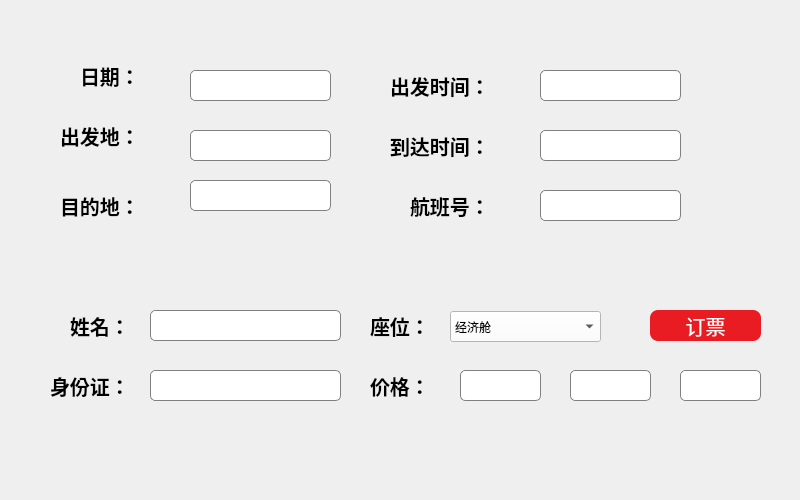
<?xml version="1.0" encoding="UTF-8"?>
<ui version="4.0">
 <class>book</class>
 <widget class="QWidget" name="book">
  <property name="geometry">
   <rect>
    <x>0</x>
    <y>0</y>
    <width>800</width>
    <height>500</height>
   </rect>
  </property>
  <property name="windowTitle">
   <string>订票</string>
  </property>
  <widget class="QLabel" name="label_2">
   <property name="geometry">
    <rect>
     <x>410</x>
     <y>190</y>
     <width>91</width>
     <height>31</height>
    </rect>
   </property>
   <property name="font">
    <font>
     <family>幼圆</family>
     <pointsize>15</pointsize>
     <bold>true</bold>
    </font>
   </property>
   <property name="text">
    <string>航班号：</string>
   </property>
  </widget>
  <widget class="QLabel" name="label_3">
   <property name="geometry">
    <rect>
     <x>390</x>
     <y>70</y>
     <width>131</width>
     <height>31</height>
    </rect>
   </property>
   <property name="font">
    <font>
     <family>幼圆</family>
     <pointsize>15</pointsize>
     <bold>true</bold>
    </font>
   </property>
   <property name="text">
    <string>出发时间：</string>
   </property>
  </widget>
  <widget class="QLabel" name="label_4">
   <property name="geometry">
    <rect>
     <x>390</x>
     <y>130</y>
     <width>121</width>
     <height>31</height>
    </rect>
   </property>
   <property name="font">
    <font>
     <family>幼圆</family>
     <pointsize>15</pointsize>
     <bold>true</bold>
    </font>
   </property>
   <property name="text">
    <string>到达时间：</string>
   </property>
  </widget>
  <widget class="QLabel" name="label_5">
   <property name="geometry">
    <rect>
     <x>60</x>
     <y>120</y>
     <width>91</width>
     <height>31</height>
    </rect>
   </property>
   <property name="font">
    <font>
     <family>幼圆</family>
     <pointsize>15</pointsize>
     <bold>true</bold>
    </font>
   </property>
   <property name="text">
    <string>出发地：</string>
   </property>
  </widget>
  <widget class="QLabel" name="label_6">
   <property name="geometry">
    <rect>
     <x>60</x>
     <y>190</y>
     <width>91</width>
     <height>31</height>
    </rect>
   </property>
   <property name="font">
    <font>
     <family>幼圆</family>
     <pointsize>15</pointsize>
     <bold>true</bold>
    </font>
   </property>
   <property name="text">
    <string>目的地：</string>
   </property>
  </widget>
  <widget class="QLabel" name="label_7">
   <property name="geometry">
    <rect>
     <x>70</x>
     <y>310</y>
     <width>91</width>
     <height>31</height>
    </rect>
   </property>
   <property name="font">
    <font>
     <family>幼圆</family>
     <pointsize>15</pointsize>
     <bold>true</bold>
    </font>
   </property>
   <property name="text">
    <string>姓名：</string>
   </property>
  </widget>
  <widget class="QLabel" name="label_8">
   <property name="geometry">
    <rect>
     <x>50</x>
     <y>370</y>
     <width>91</width>
     <height>31</height>
    </rect>
   </property>
   <property name="font">
    <font>
     <family>幼圆</family>
     <pointsize>15</pointsize>
     <bold>true</bold>
    </font>
   </property>
   <property name="text">
    <string>身份证：</string>
   </property>
  </widget>
  <widget class="QComboBox" name="comboBox">
   <property name="geometry">
    <rect>
     <x>450</x>
     <y>311</y>
     <width>151</width>
     <height>31</height>
    </rect>
   </property>
   <property name="styleSheet">
    <string notr="true">background-color: rgb(253, 253, 253);</string>
   </property>
   <item>
    <property name="text">
     <string>经济舱</string>
    </property>
   </item>
   <item>
    <property name="text">
     <string>头等舱</string>
    </property>
   </item>
   <item>
    <property name="text">
     <string>商务舱</string>
    </property>
   </item>
  </widget>
  <widget class="QLabel" name="label_9">
   <property name="geometry">
    <rect>
     <x>370</x>
     <y>310</y>
     <width>91</width>
     <height>31</height>
    </rect>
   </property>
   <property name="font">
    <font>
     <family>幼圆</family>
     <pointsize>15</pointsize>
     <bold>true</bold>
    </font>
   </property>
   <property name="text">
    <string>座位：</string>
   </property>
  </widget>
  <widget class="QLabel" name="label_10">
   <property name="geometry">
    <rect>
     <x>370</x>
     <y>370</y>
     <width>91</width>
     <height>31</height>
    </rect>
   </property>
   <property name="font">
    <font>
     <family>幼圆</family>
     <pointsize>15</pointsize>
     <bold>true</bold>
    </font>
   </property>
   <property name="text">
    <string>价格：</string>
   </property>
  </widget>
  <widget class="QLineEdit" name="lineEditDepartTime">
   <property name="geometry">
    <rect>
     <x>540</x>
     <y>70</y>
     <width>141</width>
     <height>31</height>
    </rect>
   </property>
   <property name="styleSheet">
    <string notr="true">border: 1px solid gray; border-radius: 5px; padding: 2px;</string>
   </property>
  </widget>
  <widget class="QLineEdit" name="lineEditDepart">
   <property name="geometry">
    <rect>
     <x>190</x>
     <y>130</y>
     <width>141</width>
     <height>31</height>
    </rect>
   </property>
   <property name="styleSheet">
    <string notr="true">border: 1px solid gray; border-radius: 5px; padding: 2px;</string>
   </property>
  </widget>
  <widget class="QLineEdit" name="lineEditArrivalTime">
   <property name="geometry">
    <rect>
     <x>540</x>
     <y>130</y>
     <width>141</width>
     <height>31</height>
    </rect>
   </property>
   <property name="styleSheet">
    <string notr="true">border: 1px solid gray; border-radius: 5px; padding: 2px;</string>
   </property>
  </widget>
  <widget class="QLineEdit" name="lineEditArrival">
   <property name="geometry">
    <rect>
     <x>190</x>
     <y>180</y>
     <width>141</width>
     <height>31</height>
    </rect>
   </property>
   <property name="styleSheet">
    <string notr="true">border: 1px solid gray; border-radius: 5px; padding: 2px;</string>
   </property>
  </widget>
  <widget class="QLineEdit" name="lineEditName">
   <property name="geometry">
    <rect>
     <x>150</x>
     <y>310</y>
     <width>191</width>
     <height>31</height>
    </rect>
   </property>
   <property name="styleSheet">
    <string notr="true">border: 1px solid gray; border-radius: 5px; padding: 2px;</string>
   </property>
  </widget>
  <widget class="QLineEdit" name="lineEdit_8">
   <property name="geometry">
    <rect>
     <x>150</x>
     <y>370</y>
     <width>191</width>
     <height>31</height>
    </rect>
   </property>
   <property name="styleSheet">
    <string notr="true">border: 1px solid gray; border-radius: 5px; padding: 2px;</string>
   </property>
  </widget>
  <widget class="QLineEdit" name="lineEditPrice_1">
   <property name="geometry">
    <rect>
     <x>460</x>
     <y>370</y>
     <width>81</width>
     <height>31</height>
    </rect>
   </property>
   <property name="styleSheet">
    <string notr="true">border: 1px solid gray; border-radius: 5px; padding: 2px;</string>
   </property>
  </widget>
  <widget class="QLineEdit" name="lineEditPrice_2">
   <property name="geometry">
    <rect>
     <x>570</x>
     <y>370</y>
     <width>81</width>
     <height>31</height>
    </rect>
   </property>
   <property name="styleSheet">
    <string notr="true">border: 1px solid gray; border-radius: 5px; padding: 2px;</string>
   </property>
  </widget>
  <widget class="QLineEdit" name="lineEditPrice_3">
   <property name="geometry">
    <rect>
     <x>680</x>
     <y>370</y>
     <width>81</width>
     <height>31</height>
    </rect>
   </property>
   <property name="styleSheet">
    <string notr="true">border: 1px solid gray; border-radius: 5px; padding: 2px;</string>
   </property>
  </widget>
  <widget class="QPushButton" name="pushButton_2">
   <property name="geometry">
    <rect>
     <x>20</x>
     <y>10</y>
     <width>51</width>
     <height>31</height>
    </rect>
   </property>
   <property name="styleSheet">
    <string notr="true">QPushButton#pushButton_2{
	image: url(:/Image/Imageres/back.png);
    background: transparent; /* 背景透明 */
    border: none; /* 移除边框 */
}</string>
   </property>
   <property name="text">
    <string/>
   </property>
  </widget>
  <widget class="QLineEdit" name="lineEditDate">
   <property name="geometry">
    <rect>
     <x>190</x>
     <y>70</y>
     <width>141</width>
     <height>31</height>
    </rect>
   </property>
   <property name="styleSheet">
    <string notr="true">border: 1px solid gray; border-radius: 5px; padding: 2px;</string>
   </property>
  </widget>
  <widget class="QLabel" name="label">
   <property name="geometry">
    <rect>
     <x>80</x>
     <y>60</y>
     <width>91</width>
     <height>31</height>
    </rect>
   </property>
   <property name="font">
    <font>
     <family>幼圆</family>
     <pointsize>15</pointsize>
     <bold>true</bold>
    </font>
   </property>
   <property name="text">
    <string>日期：</string>
   </property>
  </widget>
  <widget class="QLineEdit" name="lineEditFlightNum">
   <property name="geometry">
    <rect>
     <x>540</x>
     <y>190</y>
     <width>141</width>
     <height>31</height>
    </rect>
   </property>
   <property name="styleSheet">
    <string notr="true">border: 1px solid gray; border-radius: 5px; padding: 2px;</string>
   </property>
  </widget>
  <widget class="QPushButton" name="pushButton">
   <property name="geometry">
    <rect>
     <x>650</x>
     <y>310</y>
     <width>111</width>
     <height>31</height>
    </rect>
   </property>
   <property name="font">
    <font>
     <family>幼圆</family>
     <pointsize>15</pointsize>
    </font>
   </property>
   <property name="styleSheet">
    <string notr="true">QPushButton { 
background-color: rgb(233, 28, 35); 
border-radius: 8px;
 color: rgb(255, 255, 255);
 } 
QPushButton:hover { background-color:rgb(255, 32, 36); }
</string>
   </property>
   <property name="text">
    <string>订票</string>
   </property>
   <property name="icon">
    <iconset theme="QIcon::ThemeIcon::MediaSeekForward"/>
   </property>
  </widget>
  <widget class="QLabel" name="label_11">
   <property name="geometry">
    <rect>
     <x>-10</x>
     <y>-20</y>
     <width>921</width>
     <height>521</height>
    </rect>
   </property>
   <property name="styleSheet">
    <string notr="true">background-image: url(:/Imageres/airBg.jpeg);</string>
   </property>
   <property name="text">
    <string/>
   </property>
  </widget>
  <zorder>label_11</zorder>
  <zorder>label_2</zorder>
  <zorder>label_3</zorder>
  <zorder>label_4</zorder>
  <zorder>label_5</zorder>
  <zorder>label_6</zorder>
  <zorder>label_7</zorder>
  <zorder>label_8</zorder>
  <zorder>comboBox</zorder>
  <zorder>label_9</zorder>
  <zorder>label_10</zorder>
  <zorder>lineEditDepartTime</zorder>
  <zorder>lineEditDepart</zorder>
  <zorder>lineEditArrivalTime</zorder>
  <zorder>lineEditArrival</zorder>
  <zorder>lineEditName</zorder>
  <zorder>lineEdit_8</zorder>
  <zorder>lineEditPrice_1</zorder>
  <zorder>lineEditPrice_2</zorder>
  <zorder>lineEditPrice_3</zorder>
  <zorder>pushButton_2</zorder>
  <zorder>lineEditDate</zorder>
  <zorder>label</zorder>
  <zorder>lineEditFlightNum</zorder>
  <zorder>pushButton</zorder>
 </widget>
 <resources/>
 <connections/>
</ui>
